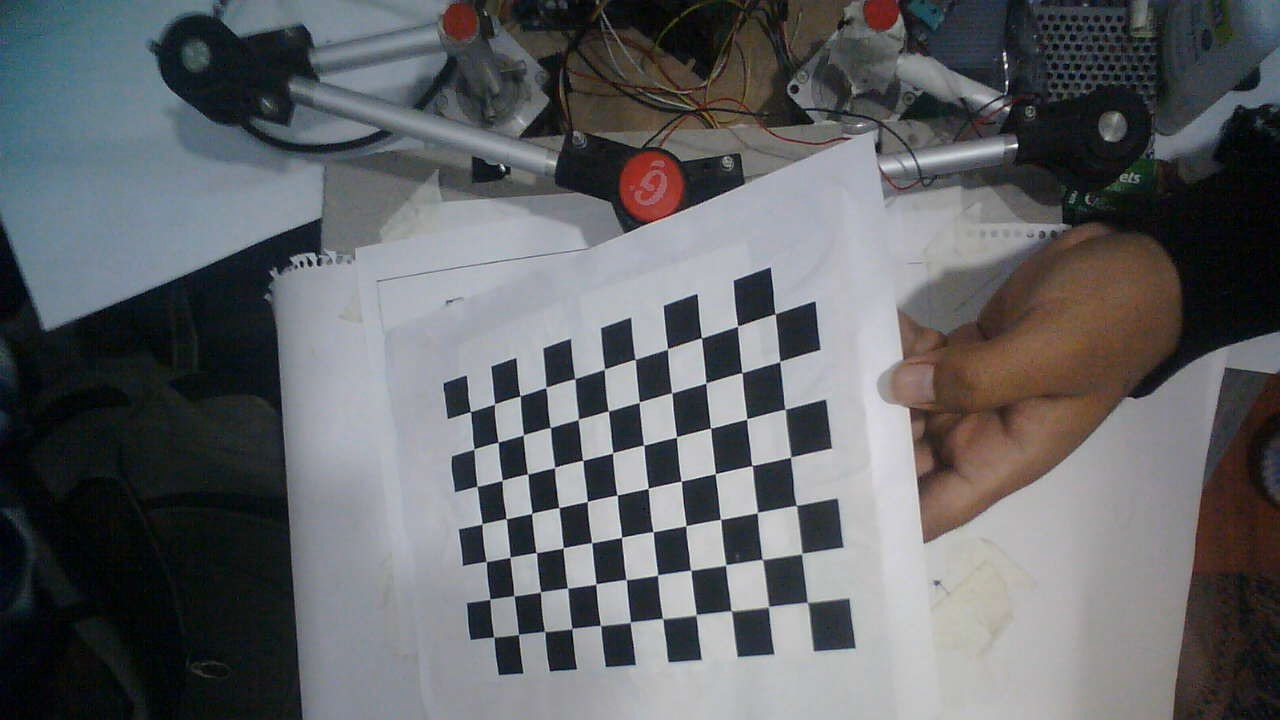
#> input picture calibration/imgs/1.jpeg, 1280 x 720 px, found by its file name; its folder holds 5 pictures in this run
$ python calibration.py
#> lines starting #> are read from the running program, lines starting #| are printed output that depends on the picture
### calibration/coefficients.py
import cv2


def save_coefficients(mtx, dist, path):
    """Save the camera matrix and the distortion coefficients to given path/file."""
    cv_file = cv2.FileStorage(path, cv2.FILE_STORAGE_WRITE)
    cv_file.write('K', mtx)
    cv_file.write('D', dist)
    # note you *release* you don't close() a FileStorage object
    cv_file.release()


# [12 lines left out: function load_coefficients, not called in this run]

### calibration/calibration.py
from calibrate_chessboard import calibrate_chessboard
from coefficients import save_coefficients
import cv2
import numpy as np
import os.path
from os import listdir

# Parameters
dir_path = r"C:\Users\dacun\PycharmProjects\CRAFT-pytorch\robot\calibration\imgs"
square_size = 1.83
width = 7
height = 11

# termination criteria
criteria = (cv2.TERM_CRITERIA_EPS + cv2.TERM_CRITERIA_MAX_ITER, 30, 0.001)

# prepare object points, like (0,0,0), (1,0,0), (2,0,0) ....,(8,6,0)
objp = np.zeros((height * width, 3), np.float32)
objp[:, :2] = np.mgrid[0:width, 0:height].T.reshape(-1, 2)

objp = objp * square_size

# Arrays to store object points and image points from all the images.
objpoints = []  # 3d point in real world space
imgpoints = []  # 2d points in image plane.

images = listdir(dir_path)
# Iterate through all images

for fname in images:
    print(os.path.join(dir_path, fname))
    img = cv2.imread(os.path.join(dir_path, fname), cv2.IMREAD_COLOR)
#> img is the input picture: shape (720, 1280, 3); mean B, G, R 102.1, 99.3, 97.5
    gray = cv2.cvtColor(img, cv2.COLOR_BGR2GRAY)
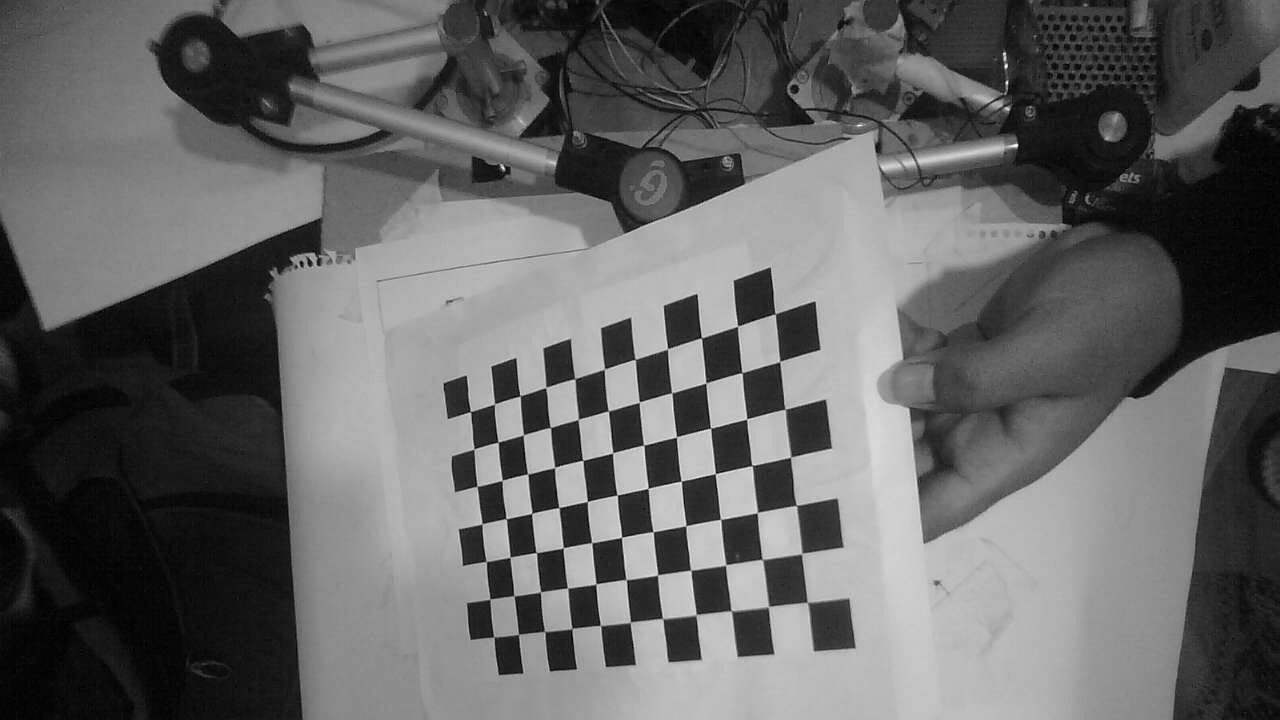
#> gray: shape (720, 1280); min 0, max 254, mean 99.1

    # Find the chess board corners
    ret, corners = cv2.findChessboardCorners(gray, (width, height), None)
#> ret = True; corners = 77 rows, first 8: [775.3, 314], [779.5, 361.5], [785, 409.2], [790.4, 457.3], [796.3, 505.4], [801.6, 553.7], [807, 602.3], [737.7, 326]

    # If found, add object points, image points (after refining them)
    if ret:
        objpoints.append(objp)

        corners2 = cv2.cornerSubPix(gray, corners, (11, 11), (-1, -1), criteria)
#> corners2 = 77 rows, first 8: [775.1, 313.7], [779.8, 361.5], [785.1, 409.2], [790.6, 457.2], [796.3, 505.4], [801.7, 553.6], [807.4, 602.3], [737.6, 326.2]
        imgpoints.append(corners2)
#> pass 2 of the loop `for fname in images:`:
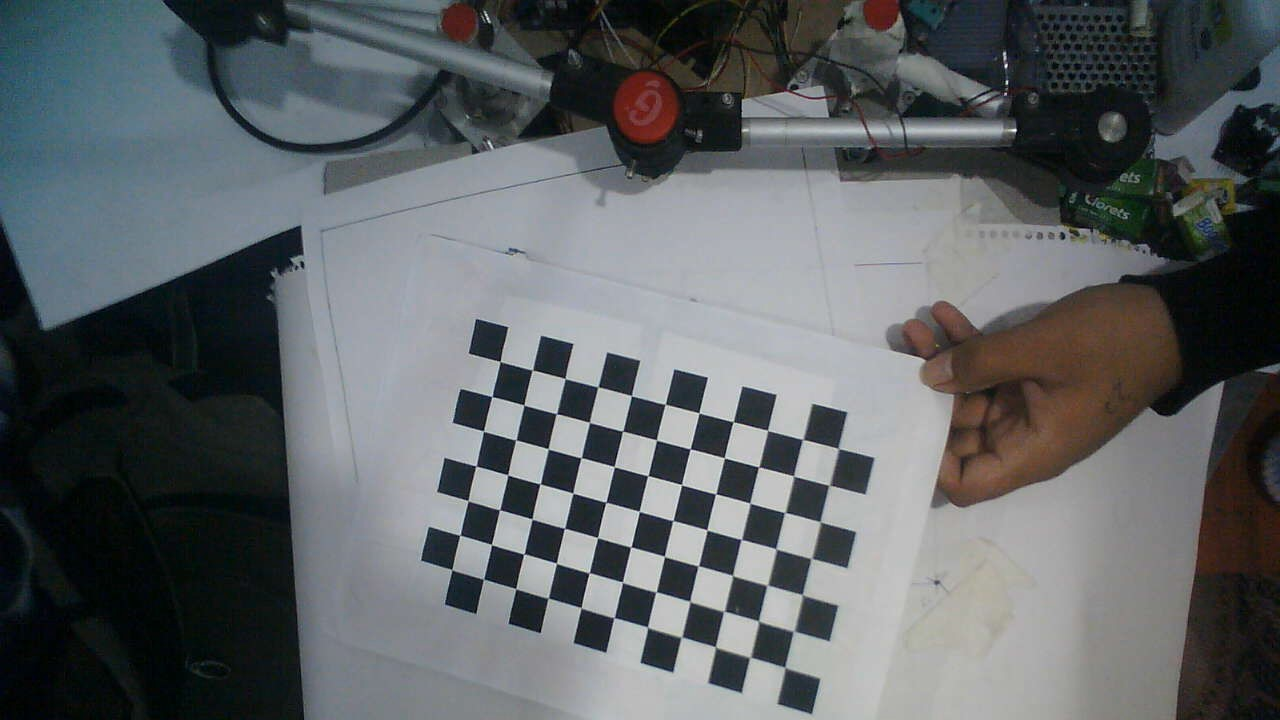
#> input picture calibration/imgs/10.jpeg, 1280 x 720 px, found by its file name
#> img is the input picture: shape (720, 1280, 3); mean B, G, R 100.1, 97.8, 93.5
#> `gray = cv2.cvtColor(img, cv2.COLOR_BGR2GRAY)`:
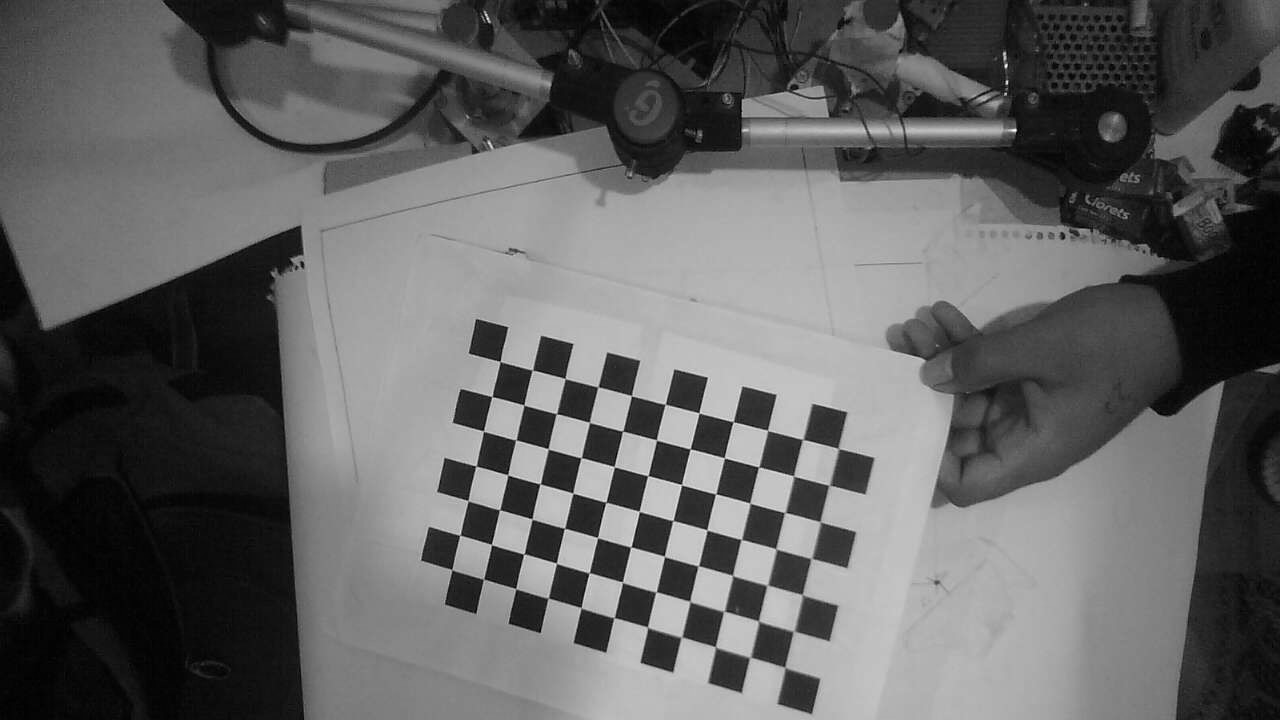
#> gray: shape (720, 1280); min 0, max 254, mean 96.8
#> corners = 77 rows, first 8: [838.5, 448.7], [828.6, 485.4], [819.9, 521.4], [810.6, 558.5], [802, 594.2], [792.6, 631.4], [784.7, 667], [802.8, 439.4]
#> corners2 = 77 rows, first 8: [838.3, 448.5], [829.3, 485.3], [820.2, 521.8], [811.4, 558.5], [802.4, 594.8], [793.8, 631.2], [784.8, 667.5], [802.7, 439.5]
#> pass 3 of the loop `for fname in images:`:
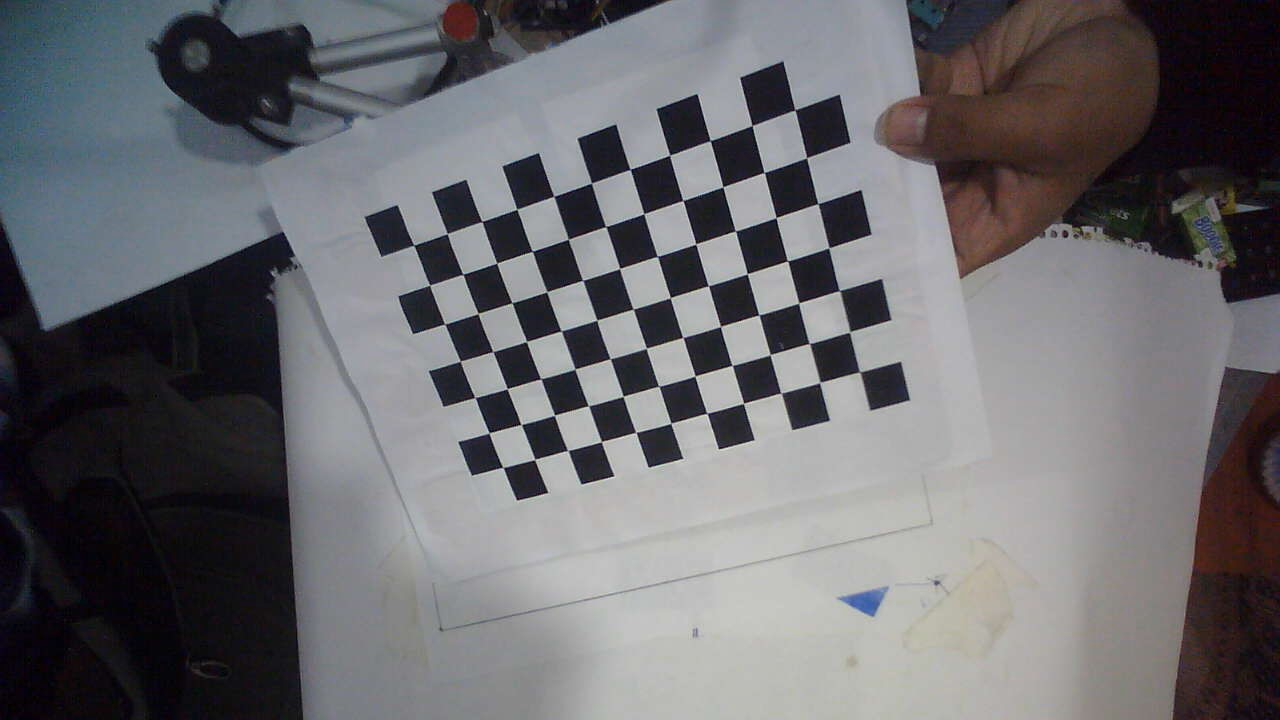
#> input picture calibration/imgs/2.jpeg, 1280 x 720 px, found by its file name
#> img is the input picture: shape (720, 1280, 3); mean B, G, R 108.6, 105.1, 105.8
#> `gray = cv2.cvtColor(img, cv2.COLOR_BGR2GRAY)`:
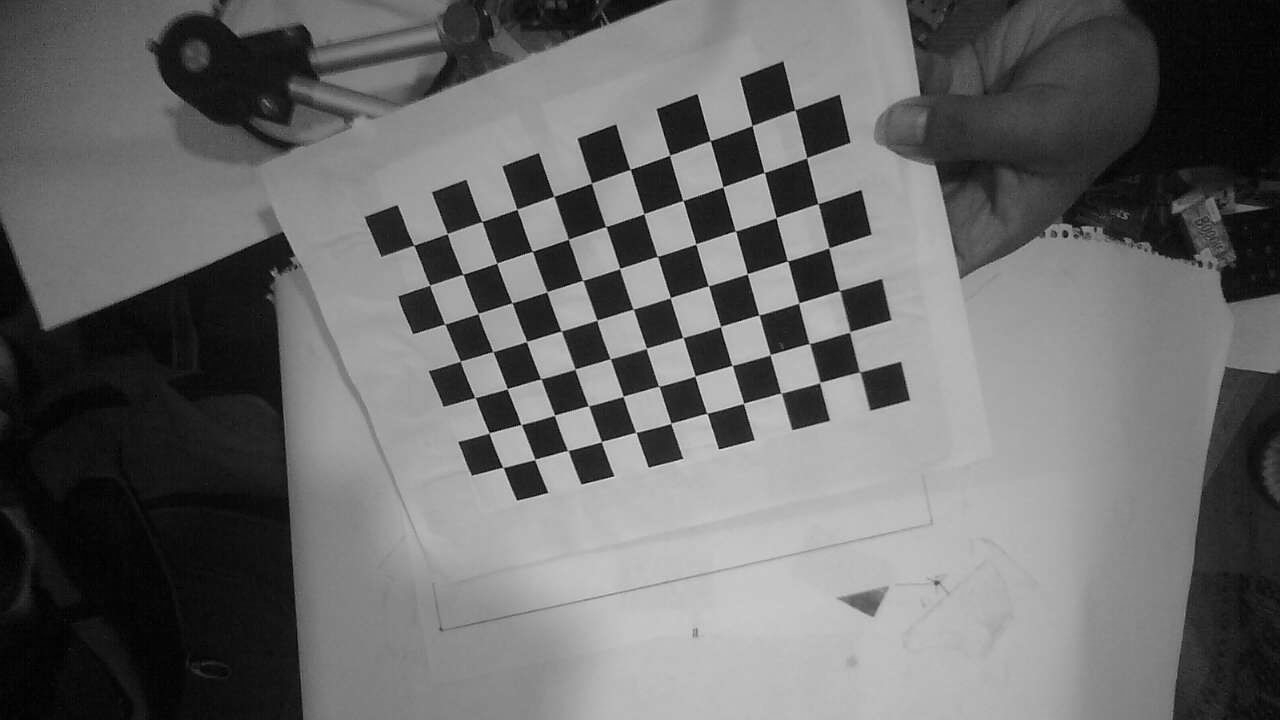
#> gray: shape (720, 1280); min 0, max 234, mean 105.7
#> corners = 77 rows, first 8: [794.7, 109.9], [806.6, 157.7], [817.7, 203.8], [828.6, 247.6], [839.3, 290.8], [849.4, 332.4], [859.5, 372.2], [752.3, 125.4]
#> corners2 = 77 rows, first 8: [794.9, 109.8], [806.6, 157.8], [818, 203.6], [828.9, 247.8], [839.6, 290.5], [849.6, 331.9], [859.7, 371.8], [752.1, 125.5]
#> the loop made 5 passes; the first 3 are shown

img = cv2.imread(os.path.join(dir_path, '1.jpeg'), cv2.IMREAD_COLOR)
graysth = cv2.cvtColor(img, cv2.COLOR_BGR2GRAY)

# Calibrate camera
ret, mtx, dist, rvecs, tvecs = cv2.calibrateCamera(objpoints, imgpoints, graysth.shape[::-1], None, None)

# Save coefficients into a file
save_coefficients(mtx, dist, "calibration_chessboard.yml")
